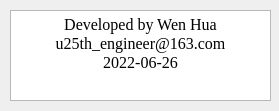
<?xml version="1.0" encoding="UTF-8"?>
<ui version="4.0">
 <class>about</class>
 <widget class="QDialog" name="about">
  <property name="geometry">
   <rect>
    <x>0</x>
    <y>0</y>
    <width>279</width>
    <height>111</height>
   </rect>
  </property>
  <property name="font">
   <font>
    <family>Times New Roman</family>
    <pointsize>12</pointsize>
   </font>
  </property>
  <property name="windowTitle">
   <string>Dialog</string>
  </property>
  <widget class="QTextBrowser" name="textBrowser">
   <property name="geometry">
    <rect>
     <x>10</x>
     <y>10</y>
     <width>261</width>
     <height>91</height>
    </rect>
   </property>
   <property name="font">
    <font>
     <family>Times New Roman</family>
     <pointsize>12</pointsize>
    </font>
   </property>
   <property name="html">
    <string>&lt;!DOCTYPE HTML PUBLIC &quot;-//W3C//DTD HTML 4.0//EN&quot; &quot;http://www.w3.org/TR/REC-html40/strict.dtd&quot;&gt;
&lt;html&gt;&lt;head&gt;&lt;meta name=&quot;qrichtext&quot; content=&quot;1&quot; /&gt;&lt;style type=&quot;text/css&quot;&gt;
p, li { white-space: pre-wrap; }
&lt;/style&gt;&lt;/head&gt;&lt;body style=&quot; font-family:'Times New Roman','Times New Roman'; font-size:12pt; font-weight:400; font-style:normal;&quot;&gt;
&lt;p align=&quot;center&quot; style=&quot; margin-top:0px; margin-bottom:0px; margin-left:0px; margin-right:0px; -qt-block-indent:0; text-indent:0px;&quot;&gt;&lt;span style=&quot; font-family:'MS Shell Dlg 2';&quot;&gt;Developed by Wen Hua&lt;/span&gt;&lt;/p&gt;
&lt;p align=&quot;center&quot; style=&quot; margin-top:0px; margin-bottom:0px; margin-left:0px; margin-right:0px; -qt-block-indent:0; text-indent:0px;&quot;&gt;&lt;span style=&quot; font-family:'MS Shell Dlg 2';&quot;&gt;u25th_engineer@163.com&lt;/span&gt;&lt;/p&gt;
&lt;p align=&quot;center&quot; style=&quot; margin-top:0px; margin-bottom:0px; margin-left:0px; margin-right:0px; -qt-block-indent:0; text-indent:0px;&quot;&gt;&lt;span style=&quot; font-family:'MS Shell Dlg 2';&quot;&gt;2022-06-26&lt;/span&gt;&lt;/p&gt;&lt;/body&gt;&lt;/html&gt;</string>
   </property>
  </widget>
 </widget>
 <resources/>
 <connections/>
</ui>
